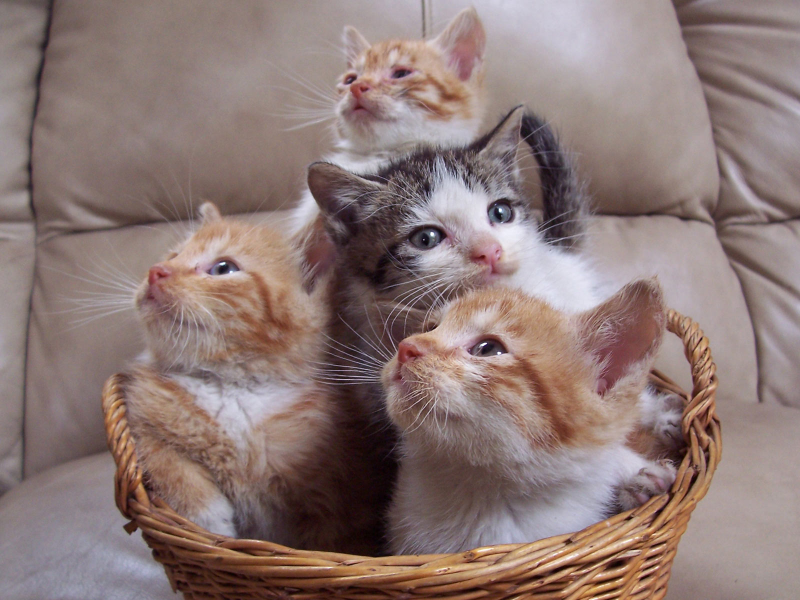
#> input picture cat_lock.jpg, 1600 x 1200 px (shown at 1/2 size)
$ python main.py
#> lines starting #> are read from the running program, lines starting #| are printed output that depends on the picture
from PIL import Image
import numpy as np
import re

def imgtoarr(img):
#> called with img = 'cat_lock.jpg'
    imag= Image.open(img)
#> imag is the input picture: PIL image 1600x1200 RGB; mean R, G, B 140.6, 120.6, 117.3
    imgarr= np.asarray(imag)
    return imgarr

def arrtoimg(arr):
    return Image.fromarray(arr)

def file_open(file):
#> called with file = 'secret.txt'
    with open(file,'r') as f:
#> (reads secret.txt from the repository)
        return f.readlines()

def strTobin(string):
    binr = ''
    for x in string:
        binr += format(ord(x), '08b')
    return binr

def binTostr(binr):
    num = len(binr)/8
    string = ''
    for x in range(int(num)):
      start = x*8
      end = (x+1)*8
      string += chr(int(str(binr[start:end]),2))
    return string

if __name__ == "__main__":
    #convert image to array
    arr=imgtoarr("cat_lock.jpg")
    #open the file to encrypt
    file = file_open('secret.txt')[0]
    #convert the file in binary
    binr = strTobin(file)
    #Reshape bin array to match the img array
    bin8 = re.findall('.'*8,binr)
    bin8 = np.array([int(b, 2) for b in bin8], dtype=np.uint8)
    shape_arr = arr.shape[0]*arr.shape[1]*arr.shape[2]
#> shape_arr = 5760000
    bin8_fill = np.tile(bin8, shape_arr // bin8.size)
    if bin8_fill.size > shape_arr:
        bin8_fill = bin8_fill[:shape_arr]
    else:
        bin8_fill = np.resize(bin8_fill, shape_arr)
    bin8_resh = bin8_fill.reshape(arr.shape)
    result = bin8_resh * arr
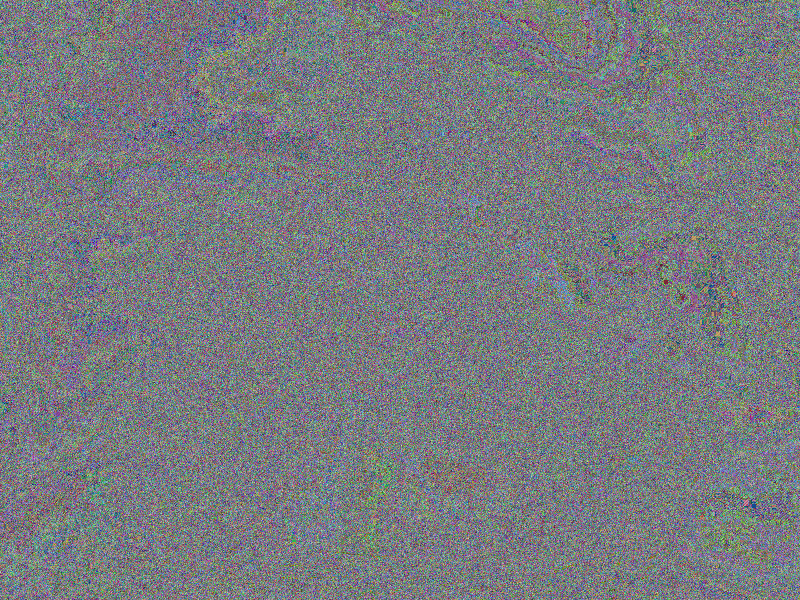
#> result: shape (1200, 1600, 3) (shown at 1/2 size); mean R, G, B 120.5, 123.3, 127.6

    print(result.shape)
#| (1200, 1600, 3)
    res = arrtoimg(result)
    res.show()
